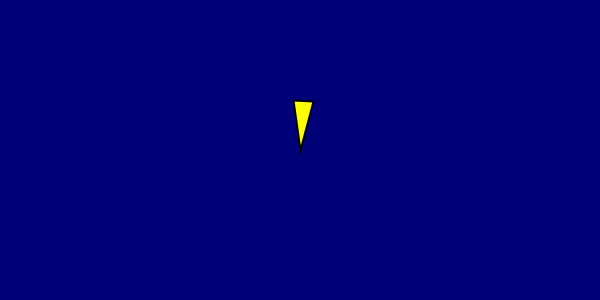
Frame 1 (no input)
Frame 60 (the mouse pressed at the canvas centre just before this capture): identical to frame 1, image omitted
Frame 120 (the mouse held since frame 60 and released just before this capture): identical to frame 1, image omitted

The Processing sketch that drew this single still picture (run headless with seeded random() and noise(); from frame 60 on, the mouse is pressed at the canvas centre):

// Processing sketch: ChukwuochaChukwunazaA2Q1
// ── ChukwuochaChukwunazaA2Q1.pde
/* Chukwunaza Chukwuocha 
 Comp 1010 Assignment 2 Question 1
 
 draws a spaceship on a dark background 
 so that its nose is at the center of the canvas
 and so that it is pointing in a randomly chosen direction.
 */

//Global constants for the size and shape of the ship
final float shipLength = 50;// length of the ship
final float shipShape = radians(12);// 

//Global variables for the position and direction of the ship
float shipDirection = random(90);// the direction the ship is pointing
float shipNoseX;// x coordinate of the nose of the ship
float shipNoseY;// y coordinate of the nose of the ship

//variables for the position of Other vertices
float rightVerticeY;
float rightVerticeX;
float leftVerticeY;
float leftVerticeX;

void setup()
{
  size(600, 300);
  shipNoseX = (width / 2);
  shipNoseY = (height / 2);
}

void draw()
{
  background(0, 0, 120);
  drawShip();
}

void drawShip()
{
  //variables for the position of Other vertices
  rightVerticeY = shipNoseY - (shipLength * sin(shipDirection - shipShape));
  rightVerticeX = shipNoseX - (shipLength * cos(shipDirection - shipShape));
  leftVerticeY = shipNoseY - (shipLength * sin(shipDirection + shipShape));
  leftVerticeX = shipNoseX -(shipLength * cos(shipDirection + shipShape));


  stroke(0);
  strokeWeight(2);
  fill(255, 255, 0);
  triangle(shipNoseX, shipNoseY, leftVerticeX, leftVerticeY, rightVerticeX, rightVerticeY );
}
